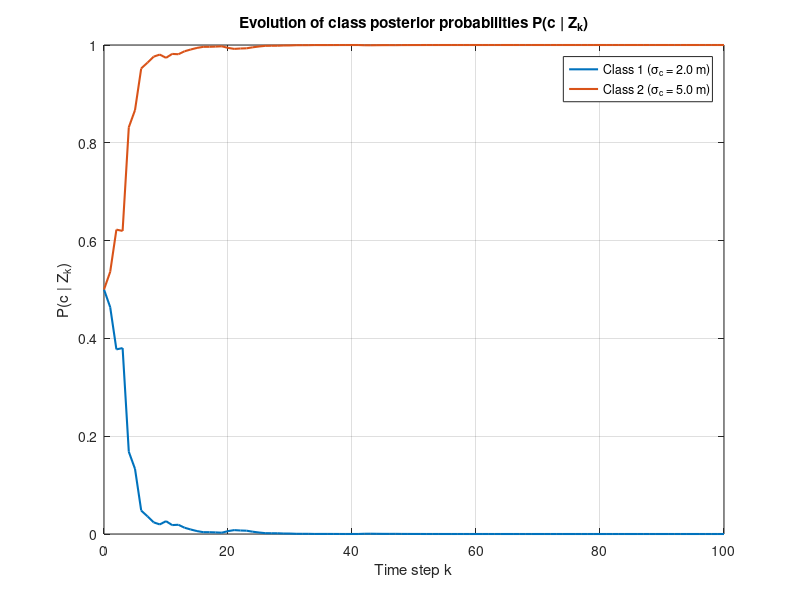

Here is the MATLAB script that generated this plot: (Note: this script raises an error after producing the figure.)
%% Initialization
clear; clc; close all;
rng(1); % set the seed to reproduce results

% Measurement grid (range bins)
r_min = 0;                         % [m]
r_max = 200;                       % [m] 
B = 150*10^6;                      % [Hz] randar operating bandwidth
range_res = 3*10^8/(2*B);          % 1m resolution cell
N = floor((r_max-r_min)/range_res);  % number of range bins from FFT
r = linspace(r_min, r_max, N).';   % bin centers (column)

% Time and motion (sensor moves with known constant velocity v_s)
v_s = 20;                 % sensor velocity [m/s] -> 72km/h 
T   = 0.5*range_res/v_s;  % sample period [s] -> we want the displacement per sample to be smaller than the range resolution ->2samples 

% (Augumented) State definition: s_k = [x_k; 1]
F = [1, -v_s*T;
     0,  1];
G = [1; 0];         % process noise acts on position only 

% Process noise
sigma_w = 0.5;      % [m] -> half a resolution cell
Qw = sigma_w^2;     % scalar -> only position is random

% Classes (PSF widths)
C = 2;
sigma_c = [2 5];  % [m], class 1 narrow, class 2 wide -> expressed in terms of resolution cells

% Measurement noise and amplitude prior -> Gaussian 0 mean
sigma_n = 1;
sigma_a = 5;

% Particle filter settings
Np = 2000; % number of particles

% Prior on initial relative position x0 (prior on initial state) -> assume
% Gaussian distribution
x0_mean = 150;      % [m]
x0_std  = 25;       % [m]

% Initialize particles and weights for each class
s_particles = zeros(2, Np, C);   % allocate particles for each class 
gamma = zeros(Np, C);            % allocate weights for each particle, per class

  
for c = 1:C
    x0 = x0_mean + x0_std*randn(1, Np);      % draw Np initial position samples-> Gaussian distribution
    s_particles(:,:,c) = [x0; ones(1, Np)];  % set initial state 
    gamma(:,c) = (1/Np)*ones(Np,1);          % set uniform weights
end

% Class prior probabilities
P_c = (1/C)*ones(C,1);   % maximum uncertainty -> equally probable classes


%% Generate synthetic measurements

K = 100;                 % number of time steps (or measurements)
c_true = 2;              % true class (1=narrow, 2=wide)

% True state (augmented): s_k = [x_k; 1]
s_true = zeros(2, K);       % (x_1;1, x_2;1 ...) -> each s_k on each column
s_true(:,1) = [x0_mean; 1]; % true initial position -> chosen mean for convenience to initialize recursion

% Storage for measurements
z = zeros(N, K); % -> each measurement observes the response coming from all range bins

for k = 1:K  % propagation over time
    % Propagate true state (skip for k=1)
    if k > 1
        w = sigma_w * randn;                 % w_k -> N(0, Qw)
        s_true(:,k) = F*s_true(:,k-1) + G*w;  % s_{k} = F s_{k-1} + G w
    end

    xk = s_true(1,k); % first position in the augmented state

    % Class-dependent PSF (Gaussian-shaped, normalized)
    sig = sigma_c(c_true); % class dependent PSF
    hc = (1/(sqrt(2*pi)*sig)) * exp(-(r - xk).^2/(2*sig^2)); % energy spread across range bins

    % Draw amplitude and noise
    ak = sigma_a * randn;                     % a_k ~ N(0, sigma_a^2)
    nk = sigma_n * randn(N,1);                % n_k ~ N(0, sigma_n^2 I)

    % Measurement snapshot
    z(:,k) = ak*hc + nk;  % each column is the return enegy across all range bins
end


%% Parallel particle filters

% Storage for class-conditional likelihoods at each time
L_c = zeros(C, K);          % L_c(c,k) = p(z_k | Z_{k-1}, c) -> compute one each measurement
P_c_history = zeros(C, K);     % class probabilities over time
x_est_history = zeros(1, K);   % relative position over time

for k = 1:K  % -> for all measurements

    % Run PF for each class in parallel
    for c = 1:C % per clas, per drawn particle (via vector operation)

        % State prediction: propagate particles with state model 
        w = sigma_w * randn(1, Np);                 % scalar noise per particle
        s_particles(:,:,c) = F*s_particles(:,:,c) + G*w;

    end

    % Store current class probabilities (before update at time k)-> analysis
    P_c_history(:,k) = P_c;
    
    % Measurement update: PSF + likelihood (per class/per particle)
    for c = 1:C
        x = s_particles(1,:,c);          % 1 x Np, particle positions
        sig = sigma_c(c);

        % Build class-dependent PSF for all particles: H is N x Np
        H = 1/(sqrt(2*pi)*sig) * exp(-(r - x).^2/(2*sig^2));

        % Compute per-particle likelihood l_i = p(z_k | s_k^{i}, c)

        % Current measurement snapshot
        zk = z(:,k);

        % Constant over particles (for fixed k)
        zTz = zk.' * zk;

        % Particle-dependent inner products
        hTh = sum(H.^2, 1);          % 1 x Np, each is h^T h -> sum down the rows for each PSF (column by column)
        hTz = (H.' * zk).';          % 1 x Np, each is h^T z -> row vector result

        % Compute chi and xi (from lecture notes derivation)
        chi = (hTh/(sigma_n^2)) + (1/(sigma_a^2));          % 1 x Np
        xi  = (sigma_a^2/sigma_n^2) * hTh + 1;              % 1 x Np

        % Log-likelihood per particle (adapted from lecture notes derivation + error fix)
        lambda = -(N/2)*log(2*pi*sigma_n^2) ...
            - (zTz/(2*sigma_n^2)) ...
            - 0.5*log(xi) ...
            + 0.5 * ((hTz/(sigma_n^2)).^2) ./ chi;      % 1 x Np

        % Class-conditional log-likelihood L_c(use lecture trick)
        lam_max = max(lambda);  % across all particles, pick highest log-likelihood
        logL_c = log(mean(exp(lambda - lam_max))) + lam_max;
        L_c(c,k) = logL_c; % size C x K

        % Weight update for this class (use lecture trick)
        gamma_unnorm = 1/Np * exp(lambda - lam_max).';                  % Np x 1
        gamma(:,c) = gamma_unnorm / sum(gamma_unnorm);           % normalized Np x C

        % Check if the weights are correctly defined:
        % sum(gamma(:,c))

        % Resampling using the cumulative weights
        cdf = cumsum(gamma(:,c));     % cumulative weights, Np x 1 -> sum over rows
        u = rand(Np,1);               % uniform samples
        idx = arrayfun(@(x) find(cdf >= x, 1, 'first'), u); % find particle index using the cdf 

        s_particles(:,:,c) = s_particles(:,idx,c);     % resample particles 
        gamma(:,c) = (1/Np) * ones(Np,1);              % reset weights

    end

    % Bayesian class update using log-likelihoods
    % Prior: P(c | Z_{k-1})
    logP_prior = log(P_c);            % C x 1

    % Likelihood: log p(z_k | Z_{k-1}, c)
    logL = L_c(:,k);                  % C x 1

    % Unnormalized log posterior
    logPost = logL + logP_prior;      % log P(c | Z_k) up to constant

    % Normalize
    m = max(logPost);                 % use the trick by substracting the maximum
    P_c = exp(logPost - m);
    P_c = P_c / sum(P_c);             % P(c | Z_k)

    % Store posterior
    P_c_history(:,k) = P_c;
    
    % Decision
    [~, c_hat(k)] = max(P_c);
    x_est_history(k) = mean(s_particles(1,:,c_hat(k)));

end
% Check that the sum over posterior is 1 -> compute deviation across all 
max(abs(sum(P_c_history,1) - 1))

%% RESULTS

%% Plot posterior class probability over time
% Build posterior including prior at k = 0
P_plot = zeros(C, K+1);
P_plot(:,1) = [0.5; 0.5];          % prior P(c | Z_0)
P_plot(:,2:end) = P_c_history;     % posteriors P(c | Z_k), k = 1..K

t = 0:K;

figure;
plot(t, P_plot(1,:), 'LineWidth',1.5); hold on;
plot(t, P_plot(2,:), 'LineWidth',1.5);
xlabel('Time step k');
ylabel('P(c | Z_k)');
title('Evolution of class posterior probabilities P(c | Z_k)')
legend(sprintf('Class 1 (\\sigma_c = %.1f m)', sigma_c(1)), ...
       sprintf('Class 2 (\\sigma_c = %.1f m)', sigma_c(2)), ...
       'Location','best');
grid on;


%% Plot posterior distribution of target position at the final step
% Most likely class at final time
[~, c_final] = max(P_c);

% Extract particle positions for that class
x_particles_final = s_particles(1,:,c_final);

% Estimated position (posterior mean)
x_est = mean(x_particles_final);

figure;
histogram(x_particles_final, 50, 'Normalization','pdf'); hold on;
xline(s_true(1,K), 'r', 'LineWidth',2);      % true position
xline(x_est, '--k', 'LineWidth',2);          % estimated position
xlabel('Position x [m]');
ylabel('Particle density');
title(sprintf('Posterior distribution of target position (final time step) for \\sigma_w = %.1f m ', sigma_w));
legend('Particles','True position','Estimated position');
grid on;

% Plot estimated position over time
figure;
plot(1:K, s_true(1,:), 'r', 'LineWidth',1.5); hold on;
plot(1:K, x_est_history, '--k', 'LineWidth',1.5);
xlabel('Time step k');
ylabel('Position x [m]');
legend('True position','Estimated position');
title(sprintf('Target position estimate over time (\\sigma_{x0} = %.d m)', x0_std));
grid on;


